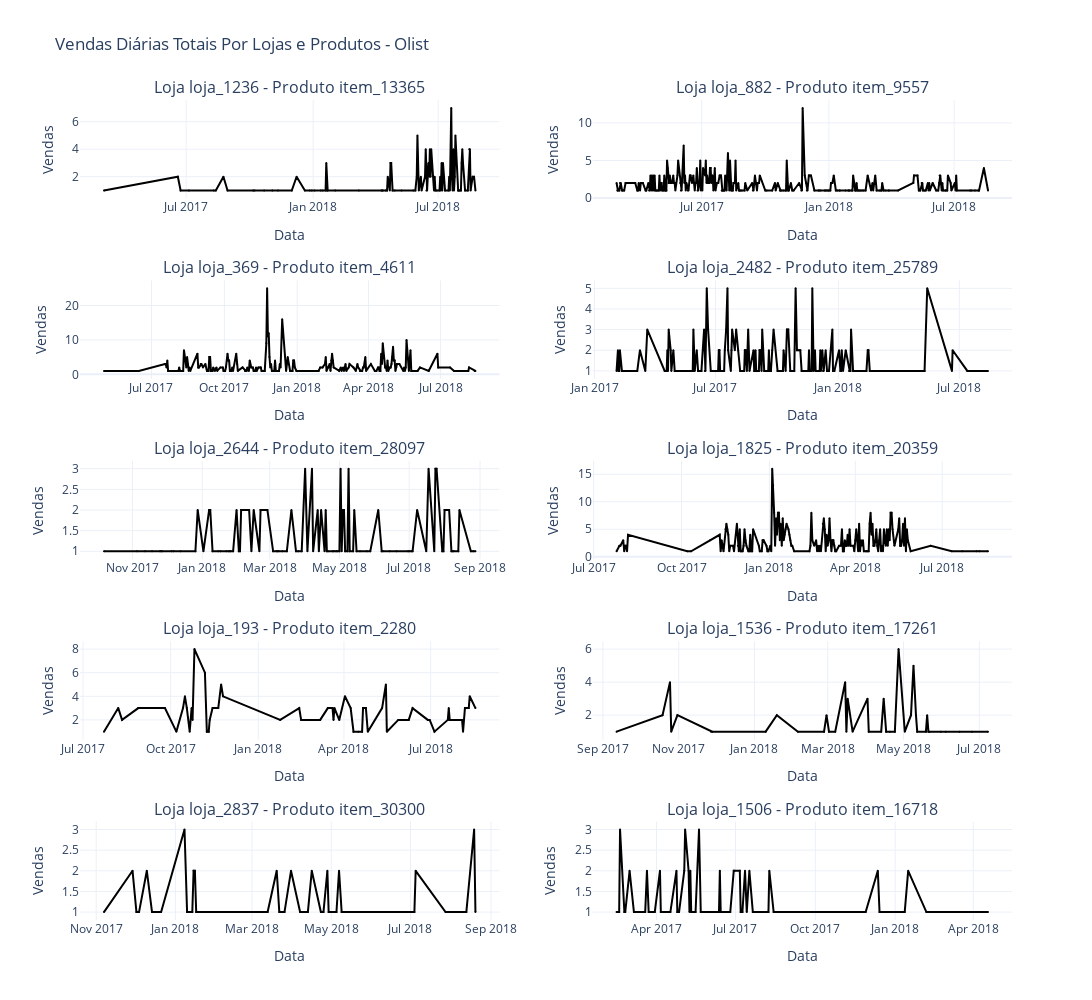

Notebook code for this chart:
### Code cell
# Create a figure
fig = make_subplots(rows=5, cols=2, subplot_titles=[f'Loja {loja} - Produto {item[0]}' for loja, item in produtos_relevantes_olist_mapped.items()])

for i, loja in enumerate(lojas_relevantes_olist_mapped):
    produtos_relevantes = produtos_relevantes_olist_mapped[loja]
    
    df_loja_produto = df_resultado_sorted[(df_resultado_sorted['Loja'] == loja) & (df_resultado_sorted['Produto'] == produtos_relevantes[0])]
    df_loja_produto_grouped = df_loja_produto.groupby('Data')['Vendas'].sum().reset_index()

    # Add traces for each product
    fig.add_trace(go.Scatter(
        x=df_loja_produto_grouped['Data'],
        y=df_loja_produto_grouped['Vendas'],
        mode='lines+markers',
        name=f'Produto {produtos_relevantes[0]}',
        line=dict(width=2, color='black'),
        marker=dict(size=2)
    ), row=i//2+1, col=i%2+1)

    # Update layout for each subplot
    fig.update_xaxes(title_text='Data', row=i//2+1, col=i%2+1)
    fig.update_yaxes(title_text='Vendas', row=i//2+1, col=i%2+1)

# Update layout for the entire figure
fig.update_layout(
    title='Vendas Diárias Totais Por Lojas e Produtos - Olist',
    height=1000,
    width=1500,
    showlegend=False,
    template='plotly_white'
)

fig.write_html('Gráficos/vendas_diarias_por_loja_produto_olist.html')
# Show the figure
fig.show()

### Figure 1 — Plotly figure (JSON) as saved in the notebook; plotly's stock layout.template omitted (floating-point values rounded to 4 significant figures; data arrays with more than 128 entries replaced by an {"elided": "..."} marker saying what was removed)
{"data": [{"line": {"color": "black", "width": 2}, "marker": {"size": 2}, "mode": "lines+markers", "name": "Produto item_13365", "type": "scatter", "x": ["2017-03-04T00:00:00", "2017-06-19T00:00:00", "2017-06-23T00:00:00", "2017-07-05T00:00:00", "2017-08-10T00:00:00", "2017-08-13T00:00:00", "2017-08-24T00:00:00", "2017-08-30T00:00:00", "2017-10-06T00:00:00", "2017-10-08T00:00:00", "2017-10-22T00:00:00", "2017-11-03T00:00:00", "2017-11-11T00:00:00", "2017-12-01T00:00:00", "2017-12-08T00:00:00", "2017-12-20T00:00:00", "2017-12-27T00:00:00", "2017-12-30T00:00:00", "2018-01-03T00:00:00", "2018-01-12T00:00:00", "2018-01-15T00:00:00", "2018-01-19T00:00:00", "2018-01-20T00:00:00", "2018-01-21T00:00:00", "2018-01-22T00:00:00", "2018-02-02T00:00:00", "2018-03-08T00:00:00", "2018-04-10T00:00:00", "2018-04-11T00:00:00", "2018-04-12T00:00:00", "2018-04-16T00:00:00", "2018-04-18T00:00:00", "2018-04-19T00:00:00", "2018-04-22T00:00:00", "2018-04-23T00:00:00", "2018-04-24T00:00:00", "2018-04-26T00:00:00", "2018-04-29T00:00:00", "2018-05-09T00:00:00", "2018-05-26T00:00:00", "2018-05-29T00:00:00", "2018-05-31T00:00:00", "2018-06-01T00:00:00", "2018-06-03T00:00:00", "2018-06-06T00:00:00", "2018-06-07T00:00:00", "2018-06-12T00:00:00", "2018-06-13T00:00:00", "2018-06-14T00:00:00", "2018-06-15T00:00:00", "2018-06-17T00:00:00", "2018-06-18T00:00:00", "2018-06-19T00:00:00", "2018-06-20T00:00:00", "2018-06-21T00:00:00", "2018-06-24T00:00:00", "2018-06-25T00:00:00", "2018-06-26T00:00:00", "2018-06-27T00:00:00", "2018-06-29T00:00:00", "2018-07-03T00:00:00", "2018-07-04T00:00:00", "2018-07-05T00:00:00", "2018-07-06T00:00:00", "2018-07-07T00:00:00", "2018-07-08T00:00:00", "2018-07-11T00:00:00", "2018-07-16T00:00:00", "2018-07-17T00:00:00", "2018-07-18T00:00:00", "2018-07-20T00:00:00", "2018-07-21T00:00:00", "2018-07-22T00:00:00", "2018-07-23T00:00:00", "2018-07-24T00:00:00", "2018-07-25T00:00:00", "2018-07-26T00:00:00", "2018-07-30T00:00:00", "2018-07-31T00:00:00", "2018-08-01T00:00:00", "2018-08-03T00:00:00", "2018-08-04T00:00:00", "2018-08-05T00:00:00", "2018-08-06T00:00:00", "2018-08-09T00:00:00", "2018-08-13T00:00:00", "2018-08-15T00:00:00", "2018-08-16T00:00:00", "2018-08-17T00:00:00", "2018-08-20T00:00:00", "2018-08-22T00:00:00", "2018-08-24T00:00:00"], "xaxis": "x", "y": [1, 2, 1, 1, 1, 1, 2, 1, 1, 1, 1, 1, 1, 1, 2, 1, 1, 1, 1, 1, 1, 1, 3, 1, 1, 1, 1, 1, 1, 1, 1, 1, 2, 1, 3, 3, 1, 1, 1, 1, 1, 2, 5, 1, 2, 1, 2, 4, 1, 1, 3, 2, 4, 2, 4, 2, 1, 2, 1, 1, 1, 2, 1, 3, 1, 3, 1, 1, 2, 1, 7, 2, 1, 4, 1, 2, 5, 1, 1, 1, 1, 3, 4, 3, 1, 1, 4, 4, 1, 2, 2, 1], "yaxis": "y"}, {"line": {"color": "black", "width": 2}, "marker": {"size": 2}, "mode": "lines+markers", "name": "Produto item_9557", "type": "scatter", "x": {"elided": "263 str values"}, "xaxis": "x2", "y": {"elided": "263 int values"}, "yaxis": "y2"}, {"line": {"color": "black", "width": 2}, "marker": {"size": 2}, "mode": "lines+markers", "name": "Produto item_4611", "type": "scatter", "x": {"elided": "196 str values"}, "xaxis": "x3", "y": {"elided": "196 int values"}, "yaxis": "y3"}, {"line": {"color": "black", "width": 2}, "marker": {"size": 2}, "mode": "lines+markers", "name": "Produto item_25789", "type": "scatter", "x": {"elided": "192 str values"}, "xaxis": "x4", "y": {"elided": "192 int values"}, "yaxis": "y4"}, {"line": {"color": "black", "width": 2}, "marker": {"size": 2}, "mode": "lines+markers", "name": "Produto item_28097", "type": "scatter", "x": ["2017-10-07T00:00:00", "2017-11-05T00:00:00", "2017-11-12T00:00:00", "2017-11-18T00:00:00", "2017-11-25T00:00:00", "2017-11-26T00:00:00", "2017-11-27T00:00:00", "2017-12-05T00:00:00", "2017-12-07T00:00:00", "2017-12-13T00:00:00", "2017-12-26T00:00:00", "2017-12-28T00:00:00", "2018-01-02T00:00:00", "2018-01-07T00:00:00", "2018-01-08T00:00:00", "2018-01-10T00:00:00", "2018-01-15T00:00:00", "2018-01-17T00:00:00", "2018-01-22T00:00:00", "2018-01-24T00:00:00", "2018-01-25T00:00:00", "2018-01-26T00:00:00", "2018-01-28T00:00:00", "2018-01-31T00:00:00", "2018-02-02T00:00:00", "2018-02-03T00:00:00", "2018-02-04T00:00:00", "2018-02-11T00:00:00", "2018-02-13T00:00:00", "2018-02-15T00:00:00", "2018-02-20T00:00:00", "2018-02-21T00:00:00", "2018-02-26T00:00:00", "2018-02-27T00:00:00", "2018-03-04T00:00:00", "2018-03-07T00:00:00", "2018-03-08T00:00:00", "2018-03-09T00:00:00", "2018-03-12T00:00:00", "2018-03-16T00:00:00", "2018-03-20T00:00:00", "2018-03-24T00:00:00", "2018-03-26T00:00:00", "2018-03-29T00:00:00", "2018-04-01T00:00:00", "2018-04-03T00:00:00", "2018-04-07T00:00:00", "2018-04-08T00:00:00", "2018-04-12T00:00:00", "2018-04-13T00:00:00", "2018-04-15T00:00:00", "2018-04-18T00:00:00", "2018-04-19T00:00:00", "2018-04-20T00:00:00", "2018-04-21T00:00:00", "2018-04-25T00:00:00", "2018-04-26T00:00:00", "2018-04-28T00:00:00", "2018-04-29T00:00:00", "2018-05-01T00:00:00", "2018-05-02T00:00:00", "2018-05-03T00:00:00", "2018-05-04T00:00:00", "2018-05-05T00:00:00", "2018-05-06T00:00:00", "2018-05-08T00:00:00", "2018-05-09T00:00:00", "2018-05-10T00:00:00", "2018-05-13T00:00:00", "2018-05-14T00:00:00", "2018-05-16T00:00:00", "2018-05-19T00:00:00", "2018-05-25T00:00:00", "2018-05-28T00:00:00", "2018-06-04T00:00:00", "2018-06-07T00:00:00", "2018-06-08T00:00:00", "2018-06-14T00:00:00", "2018-06-20T00:00:00", "2018-06-30T00:00:00", "2018-07-01T00:00:00", "2018-07-03T00:00:00", "2018-07-04T00:00:00", "2018-07-08T00:00:00", "2018-07-16T00:00:00", "2018-07-18T00:00:00", "2018-07-23T00:00:00", "2018-07-24T00:00:00", "2018-07-25T00:00:00", "2018-07-30T00:00:00", "2018-07-31T00:00:00", "2018-08-01T00:00:00", "2018-08-05T00:00:00", "2018-08-07T00:00:00", "2018-08-08T00:00:00", "2018-08-09T00:00:00", "2018-08-13T00:00:00", "2018-08-14T00:00:00", "2018-08-24T00:00:00", "2018-08-26T00:00:00", "2018-08-28T00:00:00"], "xaxis": "x5", "y": [1, 1, 1, 1, 1, 1, 1, 1, 1, 1, 1, 2, 1, 2, 2, 1, 1, 1, 1, 1, 1, 1, 1, 2, 1, 1, 2, 2, 1, 2, 1, 2, 2, 2, 1, 1, 1, 1, 1, 1, 2, 1, 1, 1, 3, 1, 3, 1, 2, 1, 2, 1, 2, 1, 1, 1, 1, 1, 1, 1, 3, 1, 2, 2, 1, 1, 3, 1, 1, 2, 1, 1, 1, 1, 2, 1, 1, 1, 1, 1, 1, 1, 1, 2, 1, 3, 1, 3, 3, 1, 1, 2, 2, 1, 1, 1, 1, 2, 1, 1, 1], "yaxis": "y5"}, {"line": {"color": "black", "width": 2}, "marker": {"size": 2}, "mode": "lines+markers", "name": "Produto item_20359", "type": "scatter", "x": {"elided": "171 str values"}, "xaxis": "x6", "y": {"elided": "171 int values"}, "yaxis": "y6"}, {"line": {"color": "black", "width": 2}, "marker": {"size": 2}, "mode": "lines+markers", "name": "Produto item_2280", "type": "scatter", "x": ["2017-07-23T00:00:00", "2017-08-07T00:00:00", "2017-08-11T00:00:00", "2017-08-28T00:00:00", "2017-09-06T00:00:00", "2017-09-20T00:00:00", "2017-09-23T00:00:00", "2017-09-25T00:00:00", "2017-10-07T00:00:00", "2017-10-14T00:00:00", "2017-10-16T00:00:00", "2017-10-18T00:00:00", "2017-10-21T00:00:00", "2017-10-23T00:00:00", "2017-10-24T00:00:00", "2017-10-26T00:00:00", "2017-11-06T00:00:00", "2017-11-08T00:00:00", "2017-11-10T00:00:00", "2017-11-11T00:00:00", "2017-11-14T00:00:00", "2017-11-19T00:00:00", "2017-11-20T00:00:00", "2017-11-23T00:00:00", "2017-11-25T00:00:00", "2018-01-24T00:00:00", "2018-02-13T00:00:00", "2018-02-15T00:00:00", "2018-02-18T00:00:00", "2018-02-21T00:00:00", "2018-03-05T00:00:00", "2018-03-07T00:00:00", "2018-03-15T00:00:00", "2018-03-20T00:00:00", "2018-03-21T00:00:00", "2018-03-22T00:00:00", "2018-03-27T00:00:00", "2018-04-02T00:00:00", "2018-04-08T00:00:00", "2018-04-11T00:00:00", "2018-04-16T00:00:00", "2018-04-20T00:00:00", "2018-04-21T00:00:00", "2018-04-24T00:00:00", "2018-04-26T00:00:00", "2018-05-11T00:00:00", "2018-05-15T00:00:00", "2018-05-16T00:00:00", "2018-05-28T00:00:00", "2018-06-02T00:00:00", "2018-06-06T00:00:00", "2018-06-08T00:00:00", "2018-06-12T00:00:00", "2018-06-28T00:00:00", "2018-06-30T00:00:00", "2018-07-05T00:00:00", "2018-07-19T00:00:00", "2018-07-20T00:00:00", "2018-07-21T00:00:00", "2018-07-31T00:00:00", "2018-08-03T00:00:00", "2018-08-04T00:00:00", "2018-08-06T00:00:00", "2018-08-10T00:00:00", "2018-08-11T00:00:00", "2018-08-17T00:00:00"], "xaxis": "x7", "y": [1, 3, 2, 3, 3, 3, 3, 3, 1, 3, 4, 3, 1, 3, 2, 8, 6, 1, 1, 2, 3, 3, 3, 5, 4, 2, 3, 2, 2, 2, 2, 2, 3, 3, 2, 3, 2, 4, 3, 1, 1, 1, 3, 3, 1, 3, 5, 1, 2, 2, 2, 2, 3, 2, 2, 1, 2, 3, 2, 2, 2, 1, 3, 3, 4, 3], "yaxis": "y7"}, {"line": {"color": "black", "width": 2}, "marker": {"size": 2}, "mode": "lines+markers", "name": "Produto item_17261", "type": "scatter", "x": ["2017-09-12T00:00:00", "2017-10-19T00:00:00", "2017-10-25T00:00:00", "2017-10-26T00:00:00", "2017-10-31T00:00:00", "2017-11-27T00:00:00", "2017-11-28T00:00:00", "2018-01-10T00:00:00", "2018-01-19T00:00:00", "2018-02-05T00:00:00", "2018-02-26T00:00:00", "2018-02-28T00:00:00", "2018-03-02T00:00:00", "2018-03-07T00:00:00", "2018-03-15T00:00:00", "2018-03-16T00:00:00", "2018-03-17T00:00:00", "2018-03-21T00:00:00", "2018-04-02T00:00:00", "2018-04-03T00:00:00", "2018-04-13T00:00:00", "2018-04-15T00:00:00", "2018-04-17T00:00:00", "2018-04-20T00:00:00", "2018-04-24T00:00:00", "2018-04-27T00:00:00", "2018-05-02T00:00:00", "2018-05-07T00:00:00", "2018-05-09T00:00:00", "2018-05-11T00:00:00", "2018-05-12T00:00:00", "2018-05-19T00:00:00", "2018-05-20T00:00:00", "2018-05-21T00:00:00", "2018-05-22T00:00:00", "2018-05-31T00:00:00", "2018-06-04T00:00:00", "2018-06-15T00:00:00", "2018-06-25T00:00:00", "2018-07-08T00:00:00"], "xaxis": "x8", "y": [1, 2, 4, 1, 2, 1, 1, 1, 2, 1, 1, 2, 1, 1, 4, 1, 3, 1, 3, 1, 1, 3, 1, 1, 1, 6, 1, 2, 5, 2, 1, 1, 2, 1, 1, 1, 1, 1, 1, 1], "yaxis": "y8"}, {"line": {"color": "black", "width": 2}, "marker": {"size": 2}, "mode": "lines+markers", "name": "Produto item_30300", "type": "scatter", "x": ["2017-11-07T00:00:00", "2017-11-29T00:00:00", "2017-12-02T00:00:00", "2017-12-04T00:00:00", "2017-12-10T00:00:00", "2017-12-14T00:00:00", "2017-12-20T00:00:00", "2017-12-21T00:00:00", "2018-01-08T00:00:00", "2018-01-10T00:00:00", "2018-01-14T00:00:00", "2018-01-15T00:00:00", "2018-01-16T00:00:00", "2018-01-17T00:00:00", "2018-01-21T00:00:00", "2018-01-25T00:00:00", "2018-02-02T00:00:00", "2018-02-20T00:00:00", "2018-03-05T00:00:00", "2018-03-07T00:00:00", "2018-03-12T00:00:00", "2018-03-13T00:00:00", "2018-03-20T00:00:00", "2018-03-22T00:00:00", "2018-03-23T00:00:00", "2018-03-26T00:00:00", "2018-03-31T00:00:00", "2018-04-07T00:00:00", "2018-04-08T00:00:00", "2018-04-13T00:00:00", "2018-04-16T00:00:00", "2018-04-23T00:00:00", "2018-04-25T00:00:00", "2018-04-28T00:00:00", "2018-04-29T00:00:00", "2018-04-30T00:00:00", "2018-05-04T00:00:00", "2018-05-05T00:00:00", "2018-05-07T00:00:00", "2018-05-09T00:00:00", "2018-05-13T00:00:00", "2018-05-14T00:00:00", "2018-05-15T00:00:00", "2018-06-11T00:00:00", "2018-06-12T00:00:00", "2018-07-03T00:00:00", "2018-07-04T00:00:00", "2018-07-05T00:00:00", "2018-07-28T00:00:00", "2018-08-01T00:00:00", "2018-08-02T00:00:00", "2018-08-09T00:00:00", "2018-08-13T00:00:00", "2018-08-19T00:00:00", "2018-08-20T00:00:00"], "xaxis": "x9", "y": [1, 2, 1, 1, 2, 1, 1, 1, 3, 1, 1, 2, 2, 1, 1, 1, 1, 1, 1, 1, 1, 1, 2, 1, 1, 1, 2, 1, 1, 1, 2, 1, 1, 2, 1, 1, 1, 1, 2, 1, 1, 1, 1, 1, 1, 1, 1, 2, 1, 1, 1, 1, 1, 3, 1], "yaxis": "y9"}, {"line": {"color": "black", "width": 2}, "marker": {"size": 2}, "mode": "lines+markers", "name": "Produto item_16718", "type": "scatter", "x": ["2017-02-14T00:00:00", "2017-02-17T00:00:00", "2017-02-18T00:00:00", "2017-02-23T00:00:00", "2017-02-24T00:00:00", "2017-03-01T00:00:00", "2017-03-06T00:00:00", "2017-03-12T00:00:00", "2017-03-13T00:00:00", "2017-03-14T00:00:00", "2017-03-17T00:00:00", "2017-03-19T00:00:00", "2017-03-21T00:00:00", "2017-03-23T00:00:00", "2017-03-27T00:00:00", "2017-03-28T00:00:00", "2017-03-30T00:00:00", "2017-04-05T00:00:00", "2017-04-06T00:00:00", "2017-04-09T00:00:00", "2017-04-10T00:00:00", "2017-04-11T00:00:00", "2017-04-12T00:00:00", "2017-04-13T00:00:00", "2017-04-14T00:00:00", "2017-04-15T00:00:00", "2017-04-16T00:00:00", "2017-04-17T00:00:00", "2017-04-24T00:00:00", "2017-04-25T00:00:00", "2017-04-26T00:00:00", "2017-04-27T00:00:00", "2017-05-03T00:00:00", "2017-05-04T00:00:00", "2017-05-08T00:00:00", "2017-05-09T00:00:00", "2017-05-10T00:00:00", "2017-05-11T00:00:00", "2017-05-13T00:00:00", "2017-05-14T00:00:00", "2017-05-15T00:00:00", "2017-05-16T00:00:00", "2017-05-20T00:00:00", "2017-05-22T00:00:00", "2017-05-25T00:00:00", "2017-05-27T00:00:00", "2017-05-31T00:00:00", "2017-06-02T00:00:00", "2017-06-03T00:00:00", "2017-06-04T00:00:00", "2017-06-06T00:00:00", "2017-06-12T00:00:00", "2017-06-13T00:00:00", "2017-06-14T00:00:00", "2017-06-15T00:00:00", "2017-06-25T00:00:00", "2017-06-29T00:00:00", "2017-06-30T00:00:00", "2017-07-06T00:00:00", "2017-07-07T00:00:00", "2017-07-09T00:00:00", "2017-07-12T00:00:00", "2017-07-14T00:00:00", "2017-07-17T00:00:00", "2017-07-21T00:00:00", "2017-07-31T00:00:00", "2017-08-01T00:00:00", "2017-08-04T00:00:00", "2017-08-08T00:00:00", "2017-08-09T00:00:00", "2017-08-14T00:00:00", "2017-08-16T00:00:00", "2017-08-17T00:00:00", "2017-08-19T00:00:00", "2017-08-21T00:00:00", "2017-08-22T00:00:00", "2017-08-23T00:00:00", "2017-08-28T00:00:00", "2017-08-30T00:00:00", "2017-09-13T00:00:00", "2017-09-16T00:00:00", "2017-09-22T00:00:00", "2017-10-01T00:00:00", "2017-10-11T00:00:00", "2017-11-19T00:00:00", "2017-11-23T00:00:00", "2017-11-24T00:00:00", "2017-11-28T00:00:00", "2017-12-12T00:00:00", "2017-12-14T00:00:00", "2018-01-12T00:00:00", "2018-01-16T00:00:00", "2018-02-06T00:00:00", "2018-03-10T00:00:00", "2018-03-20T00:00:00", "2018-04-03T00:00:00", "2018-04-04T00:00:00", "2018-04-18T00:00:00"], "xaxis": "x10", "y": [1, 1, 3, 1, 1, 2, 1, 1, 1, 1, 1, 1, 2, 1, 1, 1, 1, 2, 1, 1, 1, 1, 1, 1, 1, 1, 1, 1, 2, 1, 1, 1, 2, 3, 2, 1, 2, 1, 1, 1, 1, 1, 3, 1, 1, 1, 1, 1, 1, 1, 1, 1, 2, 1, 1, 1, 2, 2, 2, 1, 1, 2, 1, 2, 1, 1, 1, 1, 1, 2, 1, 1, 1, 1, 1, 1, 1, 1, 1, 1, 1, 1, 1, 1, 1, 1, 1, 1, 2, 1, 1, 2, 1, 1, 1, 1, 1, 1], "yaxis": "y10"}], "layout": {"annotations": [{"font": {"size": 16}, "showarrow": false, "text": "Loja loja_1236 - Produto item_13365", "x": 0.225, "xanchor": "center", "xref": "paper", "y": 1, "yanchor": "bottom", "yref": "paper"}, {"font": {"size": 16}, "showarrow": false, "text": "Loja loja_882 - Produto item_9557", "x": 0.775, "xanchor": "center", "xref": "paper", "y": 1, "yanchor": "bottom", "yref": "paper"}, {"font": {"size": 16}, "showarrow": false, "text": "Loja loja_369 - Produto item_4611", "x": 0.225, "xanchor": "center", "xref": "paper", "y": 0.78, "yanchor": "bottom", "yref": "paper"}, {"font": {"size": 16}, "showarrow": false, "text": "Loja loja_2482 - Produto item_25789", "x": 0.775, "xanchor": "center", "xref": "paper", "y": 0.78, "yanchor": "bottom", "yref": "paper"}, {"font": {"size": 16}, "showarrow": false, "text": "Loja loja_2644 - Produto item_28097", "x": 0.225, "xanchor": "center", "xref": "paper", "y": 0.56, "yanchor": "bottom", "yref": "paper"}, {"font": {"size": 16}, "showarrow": false, "text": "Loja loja_1825 - Produto item_20359", "x": 0.775, "xanchor": "center", "xref": "paper", "y": 0.56, "yanchor": "bottom", "yref": "paper"}, {"font": {"size": 16}, "showarrow": false, "text": "Loja loja_193 - Produto item_2280", "x": 0.225, "xanchor": "center", "xref": "paper", "y": 0.34, "yanchor": "bottom", "yref": "paper"}, {"font": {"size": 16}, "showarrow": false, "text": "Loja loja_1536 - Produto item_17261", "x": 0.775, "xanchor": "center", "xref": "paper", "y": 0.34, "yanchor": "bottom", "yref": "paper"}, {"font": {"size": 16}, "showarrow": false, "text": "Loja loja_2837 - Produto item_30300", "x": 0.225, "xanchor": "center", "xref": "paper", "y": 0.12, "yanchor": "bottom", "yref": "paper"}, {"font": {"size": 16}, "showarrow": false, "text": "Loja loja_1506 - Produto item_16718", "x": 0.775, "xanchor": "center", "xref": "paper", "y": 0.12, "yanchor": "bottom", "yref": "paper"}], "height": 1000, "showlegend": false, "title": {"text": "Vendas Diárias Totais Por Lojas e Produtos - Olist"}, "width": 1500, "xaxis": {"anchor": "y", "domain": [0, 0.45], "title": {"text": "Data"}}, "xaxis10": {"anchor": "y10", "domain": [0.55, 1], "title": {"text": "Data"}}, "xaxis2": {"anchor": "y2", "domain": [0.55, 1], "title": {"text": "Data"}}, "xaxis3": {"anchor": "y3", "domain": [0, 0.45], "title": {"text": "Data"}}, "xaxis4": {"anchor": "y4", "domain": [0.55, 1], "title": {"text": "Data"}}, "xaxis5": {"anchor": "y5", "domain": [0, 0.45], "title": {"text": "Data"}}, "xaxis6": {"anchor": "y6", "domain": [0.55, 1], "title": {"text": "Data"}}, "xaxis7": {"anchor": "y7", "domain": [0, 0.45], "title": {"text": "Data"}}, "xaxis8": {"anchor": "y8", "domain": [0.55, 1], "title": {"text": "Data"}}, "xaxis9": {"anchor": "y9", "domain": [0, 0.45], "title": {"text": "Data"}}, "yaxis": {"anchor": "x", "domain": [0.88, 1], "title": {"text": "Vendas"}}, "yaxis10": {"anchor": "x10", "domain": [0, 0.12], "title": {"text": "Vendas"}}, "yaxis2": {"anchor": "x2", "domain": [0.88, 1], "title": {"text": "Vendas"}}, "yaxis3": {"anchor": "x3", "domain": [0.66, 0.78], "title": {"text": "Vendas"}}, "yaxis4": {"anchor": "x4", "domain": [0.66, 0.78], "title": {"text": "Vendas"}}, "yaxis5": {"anchor": "x5", "domain": [0.44, 0.56], "title": {"text": "Vendas"}}, "yaxis6": {"anchor": "x6", "domain": [0.44, 0.56], "title": {"text": "Vendas"}}, "yaxis7": {"anchor": "x7", "domain": [0.22, 0.34], "title": {"text": "Vendas"}}, "yaxis8": {"anchor": "x8", "domain": [0.22, 0.34], "title": {"text": "Vendas"}}, "yaxis9": {"anchor": "x9", "domain": [0, 0.12], "title": {"text": "Vendas"}}}}
